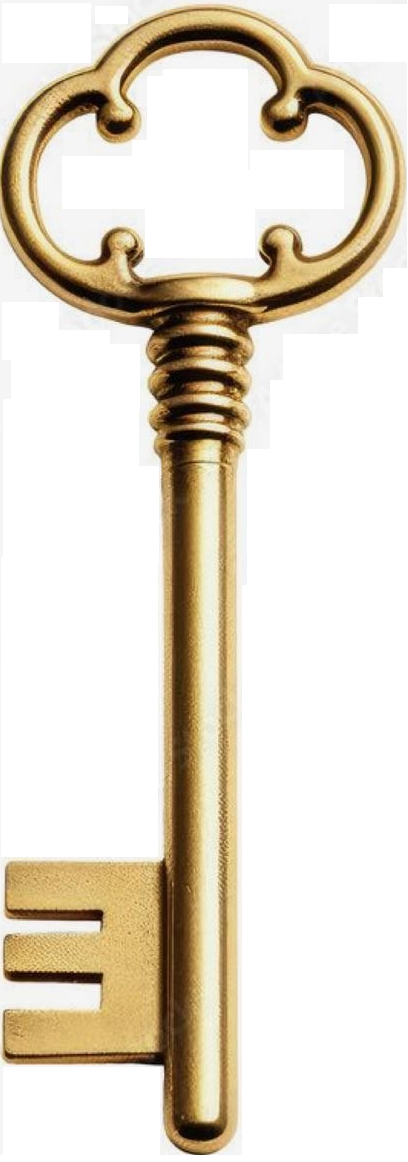
#> input picture ключ 2.png, 408 x 1162 px, found by its file name
$ python make_cursor.py
#> lines starting #> are read from the running program, lines starting #| are printed output that depends on the picture
from PIL import Image
import os

src_path = r"c:/Users/днс/Desktop/Claude AI/My projects CLAUDE CODE/Проект 2/ключ 2.png"
out_dir = r"c:/Users/днс/Desktop/Claude AI/My projects CLAUDE CODE/Проект 2/site"

img = Image.open(src_path).convert("RGBA")
#> img is the input picture: PIL image 408x1162 RGBA; mean R, G, B, A 226.8, 218.3, 203.5, 255
print("Source size:", img.size)
#| Source size: (408, 1162)

# Убираем белый/почти-белый фон -> делаем прозрачным
pixels = img.load()
w, h = img.size
#> w = 408; h = 1162
for y in range(h):
    for x in range(w):
        r, g, b, a = pixels[x, y]
        # Считаем фоном пиксели, близкие к белому
        if r > 240 and g > 240 and b > 240:
            pixels[x, y] = (r, g, b, 0)

# Обрезаем по альфа-каналу (прозрачные поля)
bbox = img.getbbox()
#> bbox = (0, 0, 407, 1155)
if bbox:
    img = img.crop(bbox)
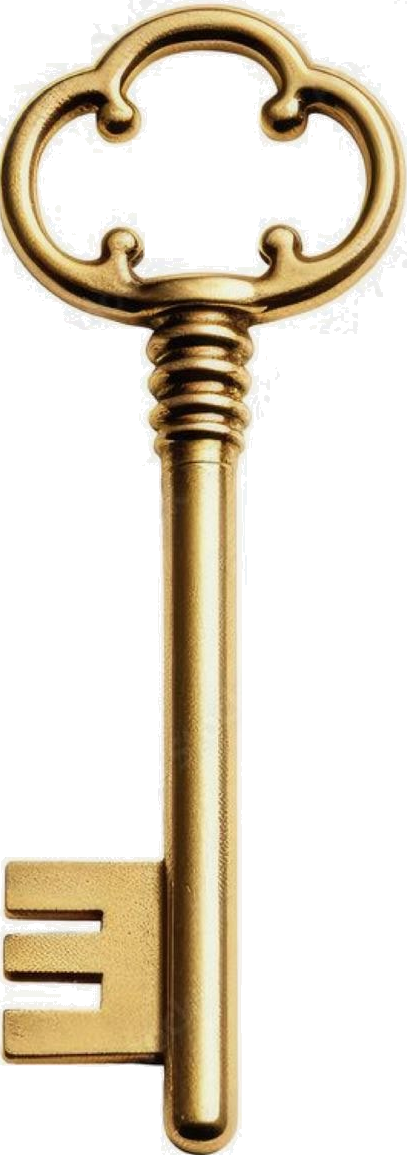
#> img: PIL image 407x1155 RGBA; mean R, G, B, A 226.6, 218, 203.1, 93.2; transparent parts drawn white
    print("Cropped to:", img.size)
#| Cropped to: (407, 1155)

# Сохраняем 3 размера
for size in (32, 64, 128):
    resized = img.resize((size, size), Image.LANCZOS)
    out = os.path.join(out_dir, f"cursor-key-{size}.png")
    resized.save(out, "PNG")
    print("Saved:", out)
#> this loop made 3 passes
#> pass 1, `resized = img.resize((size, size), Image.LANCZOS)`:
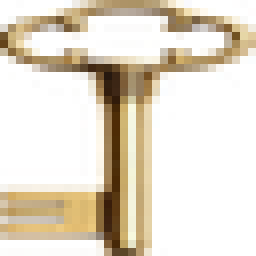
#> resized: PIL image 32x32 RGBA (shown 8 times larger); mean R, G, B, A 114.2, 102.8, 83.8, 93.3; transparent parts drawn white
#> pass 2, `resized = img.resize((size, size), Image.LANCZOS)`:
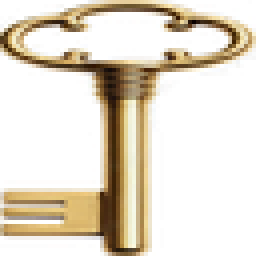
#> resized: PIL image 64x64 RGBA (shown 4 times larger); mean R, G, B, A 97.8, 87.9, 71.4, 93.2; transparent parts drawn white
#> pass 3, `resized = img.resize((size, size), Image.LANCZOS)`:
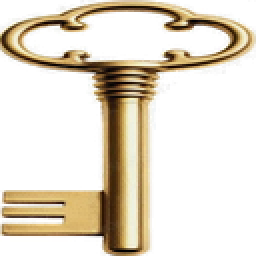
#> resized: PIL image 128x128 RGBA (shown 2 times larger); mean R, G, B, A 86.9, 78.1, 62.6, 93.2; transparent parts drawn white

# Бонус: .cur (Windows cursor) 32x32
cur32 = img.resize((32, 32), Image.LANCZOS)
cur_path = os.path.join(out_dir, "cursor-key.cur")
cur32.save(cur_path, format="ICO", sizes=[(32, 32)])
# .ico с расширением .cur будет работать как курсор
print("Saved:", cur_path)
#| Saved: c:/Users/днс/Desktop/Claude AI/My projects CLAUDE CODE/Проект 2/site/cursor-key.cur
print("DONE")

$ run again, with 1 отзыв.png copied over ключ 2.png
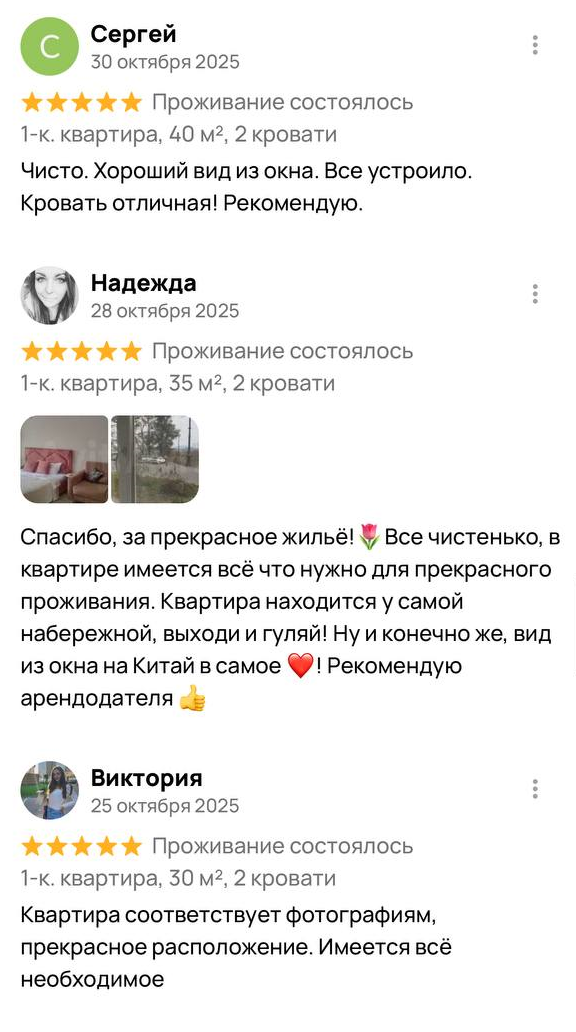
#> input picture 1 отзыв.png, 576 x 1032 px, found by its file name
#| Source size: (576, 1032)
#> bbox = (16, 15, 564, 990)
#> `img = img.crop(bbox)`:
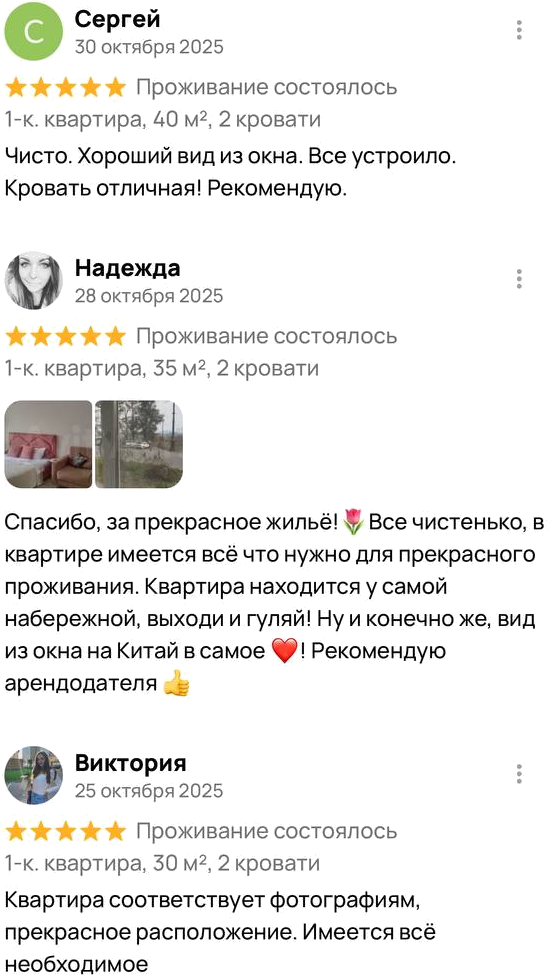
#> img: PIL image 548x975 RGBA; mean R, G, B, A 235.5, 234.9, 233.3, 40.8; transparent parts drawn white
#| Cropped to: (548, 975)
#> the loop `for size in (32, 64, 128):` made 3 passes
#> pass 3, `resized = img.resize((size, size), Image.LANCZOS)`:
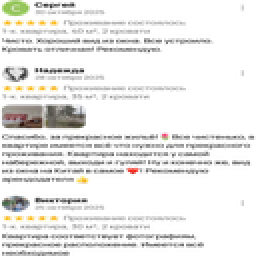
#> resized: PIL image 128x128 RGBA (shown 2 times larger); mean R, G, B, A 63.9, 63.2, 61, 42.1; transparent parts drawn white
#| Saved: c:/Users/днс/Desktop/Claude AI/My projects CLAUDE CODE/Проект 2/site/cursor-key.cur

$ run again, with 2 отзыв.png copied over ключ 2.png
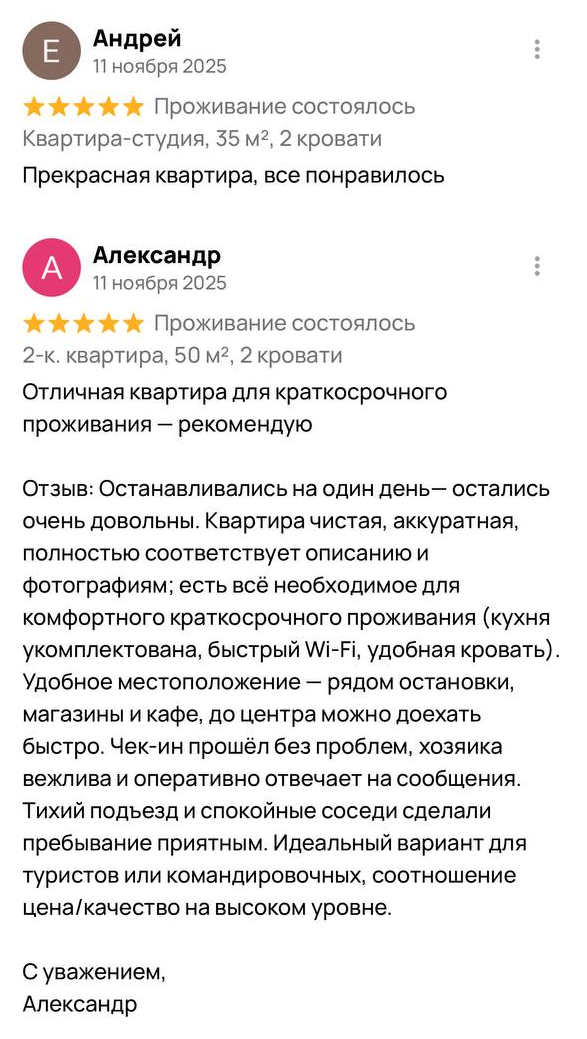
#> input picture 2 отзыв.png, 587 x 1039 px, found by its file name
#| Source size: (587, 1039)
#> bbox = (18, 20, 559, 1019)
#> `img = img.crop(bbox)`:
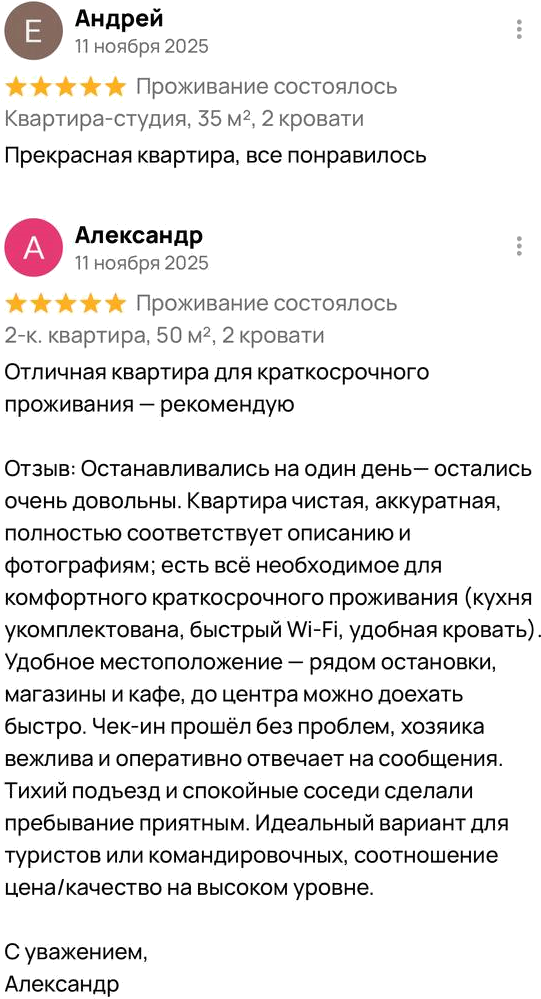
#> img: PIL image 541x999 RGBA; mean R, G, B, A 233.3, 232.2, 231.9, 41.1; transparent parts drawn white
#| Cropped to: (541, 999)
#> the loop `for size in (32, 64, 128):` made 3 passes
#> pass 3, `resized = img.resize((size, size), Image.LANCZOS)`:
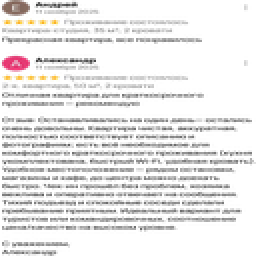
#> resized: PIL image 128x128 RGBA (shown 2 times larger); mean R, G, B, A 67.2, 65.8, 65.4, 43; transparent parts drawn white
#| Saved: c:/Users/днс/Desktop/Claude AI/My projects CLAUDE CODE/Проект 2/site/cursor-key.cur

$ run again, with 3 отзыв.png copied over ключ 2.png
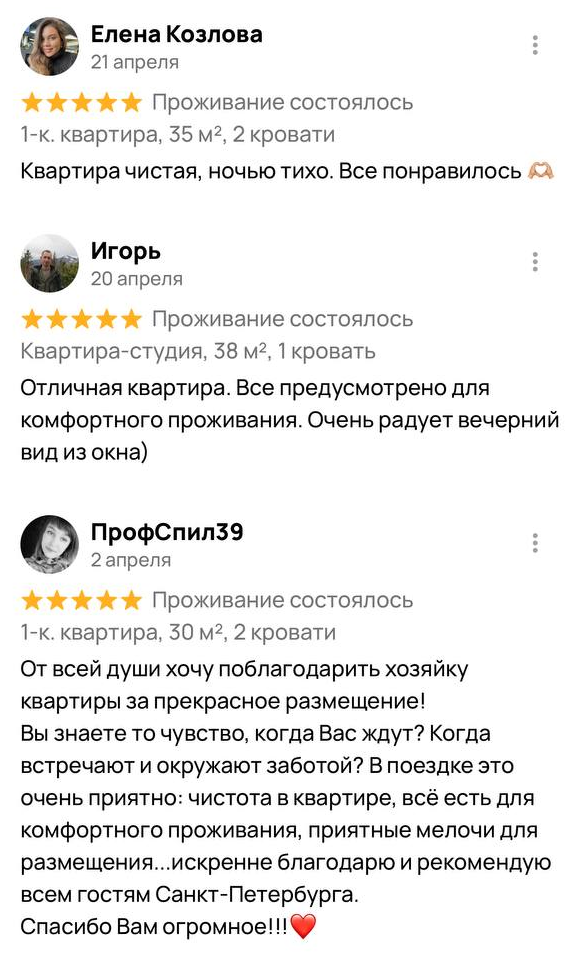
#> input picture 3 отзыв.png, 585 x 962 px, found by its file name
#| Source size: (585, 962)
#> bbox = (13, 15, 561, 943)
#> `img = img.crop(bbox)`:
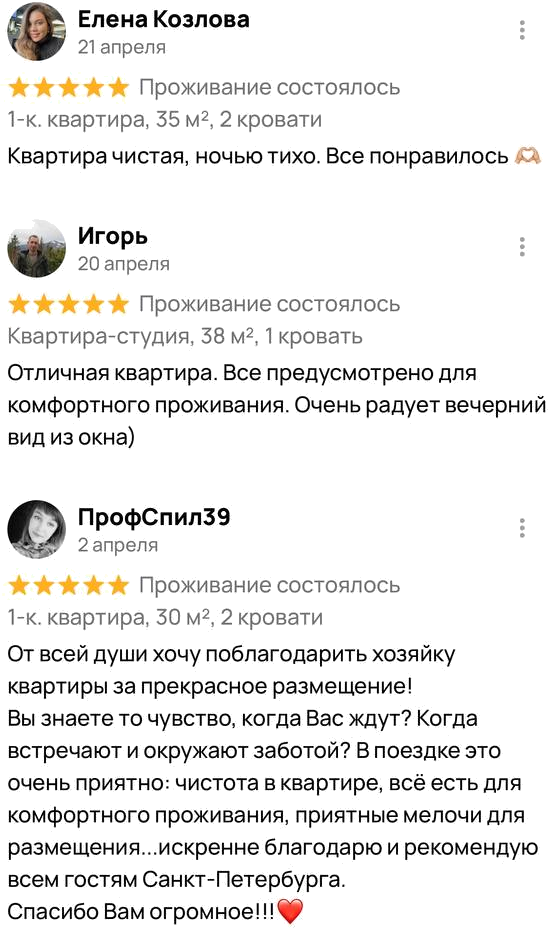
#> img: PIL image 548x928 RGBA; mean R, G, B, A 234.9, 234.3, 233.3, 39.6; transparent parts drawn white
#| Cropped to: (548, 928)
#> the loop `for size in (32, 64, 128):` made 3 passes
#> pass 3, `resized = img.resize((size, size), Image.LANCZOS)`:
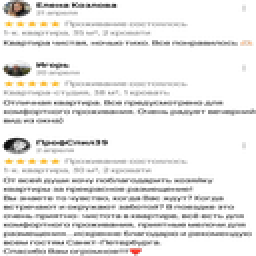
#> resized: PIL image 128x128 RGBA (shown 2 times larger); mean R, G, B, A 65.9, 65.2, 63.9, 41.2; transparent parts drawn white
#| Saved: c:/Users/днс/Desktop/Claude AI/My projects CLAUDE CODE/Проект 2/site/cursor-key.cur
